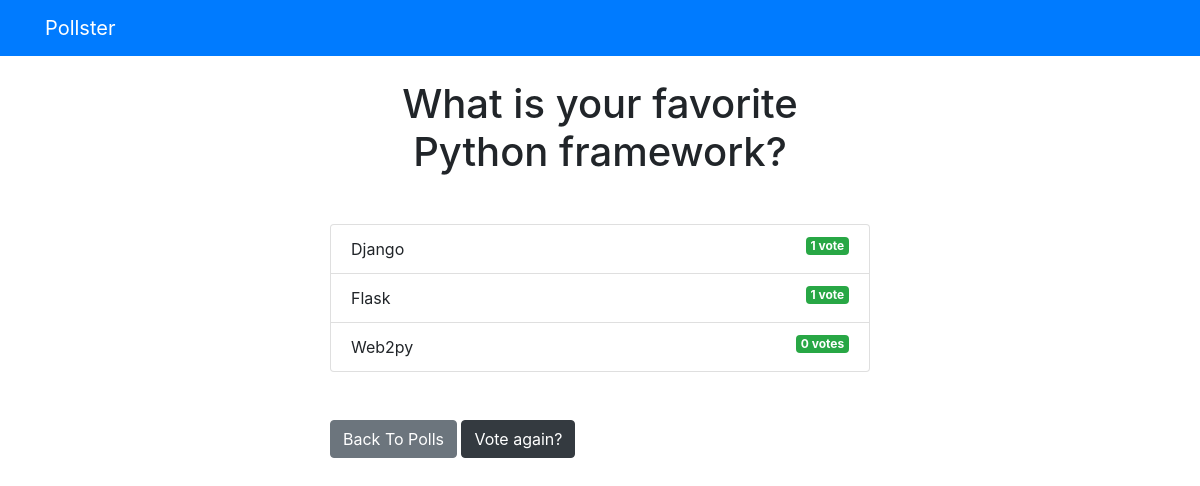
/polls/1/results/, run on an earlier commit of the app's database.
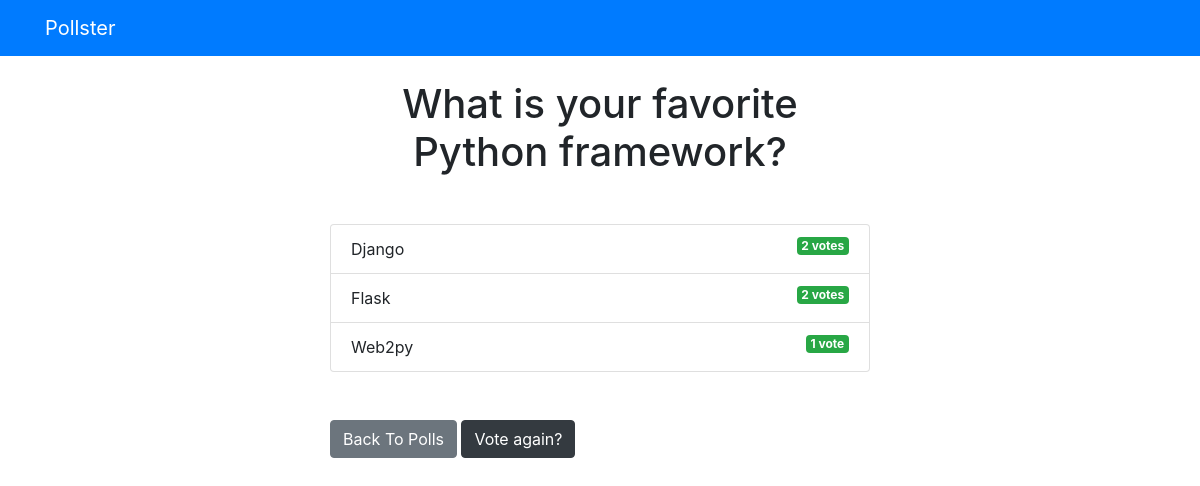
And on a later commit of the database.
### polls/models.py (models this page shows, shortened)
class Question(models.Model):
    question_text = models.CharField(max_length=200)
    pub_date = models.DateTimeField('date published')

class Choice(models.Model):
    question = models.ForeignKey(Question, on_delete=models.CASCADE)
    choice_text = models.CharField(max_length=200)
    votes = models.IntegerField(default=0)

### polls/views.py (the view)
# urls.py: path('<int:question_id>/results/', views.results, name='results'),
def results(request, question_id):
    question = get_object_or_404(Question, pk=question_id)
    return render(request, 'polls/results.html', { 'question': question })

### templates/polls/results.html
{% extends 'base.html' %}
{% block content %}
<h1 class="text-center mb-5">{{ question.question_text }}</h1>
<ul class="list-group mb-5">
    {% for choice in question.choice_set.all %}
    <li class="list-group-item">
        {{ choice.choice_text }} <span class="badge badge-success float-right">
        {{ choice.votes }} vote{{ choice.votes | pluralize }}</span>
    </li>
    {% endfor %}
</ul>
<a name="" id="" class="btn btn-secondary" href="{% url 'polls:index' %}" role="button">Back To Polls</a>
<a name="" id="" class="btn btn-dark" href="{% url 'polls:detail' question.id %}" role="button">Vote again?</a>
{% endblock %}

### templates/base.html (shortened to what this page needs)
<!DOCTYPE html>
<html lang="en">
<head>
    <link rel="stylesheet" href="https://stackpath.bootstrapcdn.com/bootstrap/4.5.0/css/bootstrap.min.css">
</head>
<body>
    {% include 'partials/_navbar.html' %}
    <div class="container">
        <div class="row">
            <div class="col-md-6 m-auto">
                {% block content %} {% endblock %}
            </div>
        </div>
    </div>
</body>
</html>

### templates/partials/_navbar.html
<nav class="navbar navbar-dark bg-primary mb-4">
    <div class="container">
        <a class="navbar-brand" href="/">Pollster</a>
    </div>
</nav>

What changed in the data, as far as the page shows it:
changed Choice "Django": votes "1" → "2"; votes|pluralize (not shown) → "s"
changed Choice "Flask": votes "1" → "2"; votes|pluralize (not shown) → "s"
changed Choice "Web2py": votes "0" → "1"; votes|pluralize "s" → (not shown)
